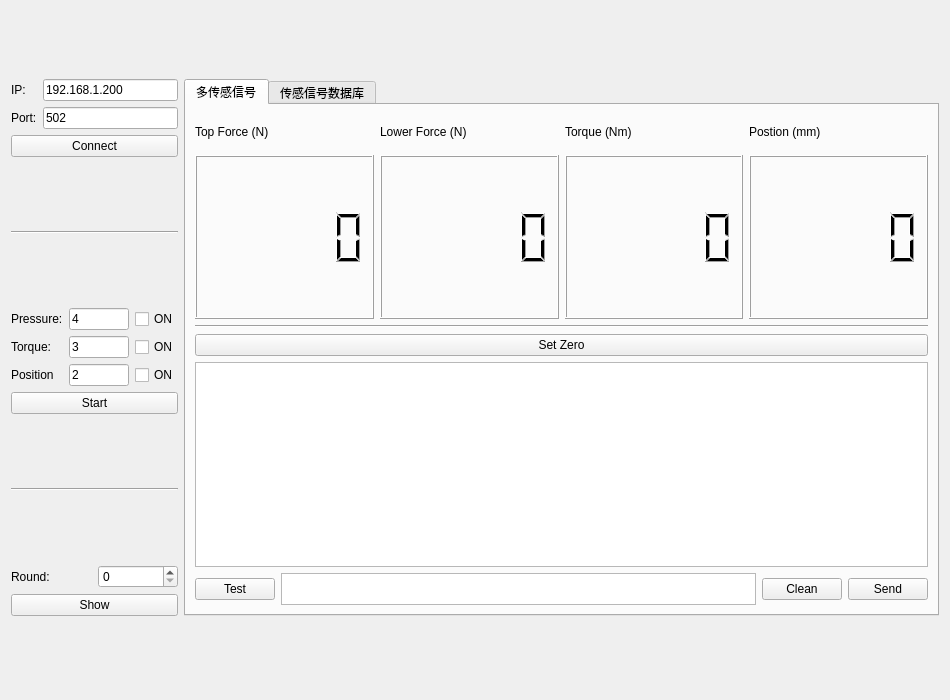
<?xml version="1.0" encoding="UTF-8"?>
<ui version="4.0">
 <class>MdbTCP</class>
 <widget class="QWidget" name="MdbTCP">
  <property name="geometry">
   <rect>
    <x>0</x>
    <y>0</y>
    <width>950</width>
    <height>700</height>
   </rect>
  </property>
  <property name="windowTitle">
   <string>多传感信号采集</string>
  </property>
  <layout class="QGridLayout" name="gridLayout_6">
   <item row="0" column="0">
    <layout class="QGridLayout" name="gridLayout_5">
     <item row="0" column="0">
      <widget class="QLabel" name="label">
       <property name="text">
        <string>IP:</string>
       </property>
      </widget>
     </item>
     <item row="0" column="1">
      <widget class="QLineEdit" name="le_mdbIP">
       <property name="text">
        <string>192.168.1.200</string>
       </property>
      </widget>
     </item>
     <item row="1" column="0">
      <widget class="QLabel" name="label_2">
       <property name="text">
        <string>Port:</string>
       </property>
      </widget>
     </item>
     <item row="1" column="1">
      <widget class="QLineEdit" name="le_mdbPort">
       <property name="text">
        <string>502</string>
       </property>
      </widget>
     </item>
     <item row="2" column="0" colspan="2">
      <widget class="QPushButton" name="btn_connect">
       <property name="text">
        <string>Connect</string>
       </property>
      </widget>
     </item>
    </layout>
   </item>
   <item row="0" column="1" rowspan="5">
    <widget class="QTabWidget" name="tabWidget">
     <property name="currentIndex">
      <number>0</number>
     </property>
     <widget class="QWidget" name="tab">
      <attribute name="title">
       <string>多传感信号</string>
      </attribute>
      <layout class="QGridLayout" name="gridLayout_3">
       <item row="0" column="0">
        <layout class="QVBoxLayout" name="verticalLayout_3">
         <item>
          <widget class="QLabel" name="label_8">
           <property name="sizePolicy">
            <sizepolicy hsizetype="Preferred" vsizetype="Ignored">
             <horstretch>0</horstretch>
             <verstretch>0</verstretch>
            </sizepolicy>
           </property>
           <property name="maximumSize">
            <size>
             <width>16777215</width>
             <height>35</height>
            </size>
           </property>
           <property name="text">
            <string>Top Force (N)</string>
           </property>
          </widget>
         </item>
         <item>
          <widget class="QLCDNumber" name="lcd_top">
           <property name="sizePolicy">
            <sizepolicy hsizetype="Expanding" vsizetype="Preferred">
             <horstretch>0</horstretch>
             <verstretch>0</verstretch>
            </sizepolicy>
           </property>
           <property name="smallDecimalPoint">
            <bool>true</bool>
           </property>
          </widget>
         </item>
        </layout>
       </item>
       <item row="4" column="0" colspan="4">
        <layout class="QHBoxLayout" name="horizontalLayout_2">
         <item>
          <widget class="QPushButton" name="btn_test">
           <property name="text">
            <string>Test</string>
           </property>
          </widget>
         </item>
         <item>
          <widget class="QTextEdit" name="le_cmd">
           <property name="sizePolicy">
            <sizepolicy hsizetype="Expanding" vsizetype="Fixed">
             <horstretch>0</horstretch>
             <verstretch>0</verstretch>
            </sizepolicy>
           </property>
           <property name="maximumSize">
            <size>
             <width>16777215</width>
             <height>32</height>
            </size>
           </property>
          </widget>
         </item>
         <item>
          <widget class="QPushButton" name="btn_cleancmd">
           <property name="text">
            <string>Clean</string>
           </property>
          </widget>
         </item>
         <item>
          <widget class="QPushButton" name="btn_cmdSend">
           <property name="text">
            <string>Send</string>
           </property>
          </widget>
         </item>
        </layout>
       </item>
       <item row="0" column="2">
        <layout class="QVBoxLayout" name="verticalLayout_5">
         <item>
          <widget class="QLabel" name="label_10">
           <property name="sizePolicy">
            <sizepolicy hsizetype="Preferred" vsizetype="Ignored">
             <horstretch>0</horstretch>
             <verstretch>0</verstretch>
            </sizepolicy>
           </property>
           <property name="maximumSize">
            <size>
             <width>16777215</width>
             <height>35</height>
            </size>
           </property>
           <property name="text">
            <string>Torque (Nm)</string>
           </property>
          </widget>
         </item>
         <item>
          <widget class="QLCDNumber" name="lcd_torque">
           <property name="sizePolicy">
            <sizepolicy hsizetype="Expanding" vsizetype="Preferred">
             <horstretch>0</horstretch>
             <verstretch>0</verstretch>
            </sizepolicy>
           </property>
           <property name="smallDecimalPoint">
            <bool>true</bool>
           </property>
          </widget>
         </item>
        </layout>
       </item>
       <item row="1" column="0" colspan="4">
        <widget class="Line" name="line_3">
         <property name="orientation">
          <enum>Qt::Horizontal</enum>
         </property>
        </widget>
       </item>
       <item row="0" column="1">
        <layout class="QVBoxLayout" name="verticalLayout_4">
         <item>
          <widget class="QLabel" name="label_9">
           <property name="sizePolicy">
            <sizepolicy hsizetype="Preferred" vsizetype="Ignored">
             <horstretch>0</horstretch>
             <verstretch>0</verstretch>
            </sizepolicy>
           </property>
           <property name="maximumSize">
            <size>
             <width>16777215</width>
             <height>35</height>
            </size>
           </property>
           <property name="text">
            <string>Lower Force (N)</string>
           </property>
          </widget>
         </item>
         <item>
          <widget class="QLCDNumber" name="lcd_down">
           <property name="sizePolicy">
            <sizepolicy hsizetype="Expanding" vsizetype="Preferred">
             <horstretch>0</horstretch>
             <verstretch>0</verstretch>
            </sizepolicy>
           </property>
           <property name="smallDecimalPoint">
            <bool>true</bool>
           </property>
          </widget>
         </item>
        </layout>
       </item>
       <item row="2" column="0" colspan="4">
        <widget class="QPushButton" name="btn_setzero">
         <property name="text">
          <string>Set Zero</string>
         </property>
        </widget>
       </item>
       <item row="3" column="0" colspan="4">
        <widget class="QTextEdit" name="tb_cmdWindow">
         <property name="sizePolicy">
          <sizepolicy hsizetype="Expanding" vsizetype="Preferred">
           <horstretch>0</horstretch>
           <verstretch>0</verstretch>
          </sizepolicy>
         </property>
        </widget>
       </item>
       <item row="0" column="3">
        <layout class="QVBoxLayout" name="verticalLayout_7">
         <item>
          <widget class="QLabel" name="label_17">
           <property name="sizePolicy">
            <sizepolicy hsizetype="Preferred" vsizetype="Ignored">
             <horstretch>0</horstretch>
             <verstretch>0</verstretch>
            </sizepolicy>
           </property>
           <property name="maximumSize">
            <size>
             <width>16777215</width>
             <height>35</height>
            </size>
           </property>
           <property name="text">
            <string>Postion (mm)</string>
           </property>
          </widget>
         </item>
         <item>
          <widget class="QLCDNumber" name="lcd_position">
           <property name="sizePolicy">
            <sizepolicy hsizetype="Expanding" vsizetype="Preferred">
             <horstretch>0</horstretch>
             <verstretch>0</verstretch>
            </sizepolicy>
           </property>
           <property name="smallDecimalPoint">
            <bool>true</bool>
           </property>
          </widget>
         </item>
        </layout>
       </item>
      </layout>
     </widget>
     <widget class="QWidget" name="tab_2">
      <attribute name="title">
       <string>传感信号数据库</string>
      </attribute>
      <layout class="QGridLayout" name="gridLayout_4">
       <item row="0" column="0">
        <layout class="QHBoxLayout" name="horizontalLayout_4">
         <item>
          <widget class="QLabel" name="label_14">
           <property name="text">
            <string>Rage:</string>
           </property>
          </widget>
         </item>
         <item>
          <widget class="QLineEdit" name="le_rage_start">
           <property name="sizePolicy">
            <sizepolicy hsizetype="Preferred" vsizetype="Fixed">
             <horstretch>0</horstretch>
             <verstretch>0</verstretch>
            </sizepolicy>
           </property>
           <property name="text">
            <string>0</string>
           </property>
          </widget>
         </item>
         <item>
          <widget class="QLabel" name="label_15">
           <property name="text">
            <string>-</string>
           </property>
          </widget>
         </item>
         <item>
          <widget class="QLineEdit" name="le_rage_end">
           <property name="sizePolicy">
            <sizepolicy hsizetype="Preferred" vsizetype="Fixed">
             <horstretch>0</horstretch>
             <verstretch>0</verstretch>
            </sizepolicy>
           </property>
           <property name="text">
            <string>100</string>
           </property>
          </widget>
         </item>
         <item>
          <widget class="QPushButton" name="btn_showDB">
           <property name="text">
            <string>showDB</string>
           </property>
          </widget>
         </item>
         <item>
          <widget class="QPushButton" name="btn_exportData">
           <property name="text">
            <string>export</string>
           </property>
          </widget>
         </item>
         <item>
          <widget class="QLabel" name="label_16">
           <property name="text">
            <string>Round:</string>
           </property>
          </widget>
         </item>
         <item>
          <widget class="QSpinBox" name="spinBox_round">
           <property name="minimum">
            <number>1</number>
           </property>
           <property name="maximum">
            <number>999</number>
           </property>
          </widget>
         </item>
         <item>
          <widget class="QPushButton" name="btn_deleteData">
           <property name="text">
            <string>dltData</string>
           </property>
          </widget>
         </item>
         <item>
          <widget class="QPushButton" name="btn_nuke">
           <property name="text">
            <string>Nuke</string>
           </property>
          </widget>
         </item>
        </layout>
       </item>
       <item row="1" column="0">
        <layout class="QHBoxLayout" name="horizontalLayout" stretch="2,1,1">
         <item>
          <layout class="QVBoxLayout" name="verticalLayout_8">
           <item>
            <widget class="QTableWidget" name="tb_Force"/>
           </item>
           <item>
            <widget class="QLabel" name="label_ForceNum">
             <property name="text">
              <string>Total Num</string>
             </property>
            </widget>
           </item>
          </layout>
         </item>
         <item>
          <layout class="QVBoxLayout" name="verticalLayout_9">
           <item>
            <widget class="QTableWidget" name="tb_Torque"/>
           </item>
           <item>
            <widget class="QLabel" name="label_TorqueNum">
             <property name="text">
              <string>Total Num</string>
             </property>
            </widget>
           </item>
          </layout>
         </item>
         <item>
          <layout class="QVBoxLayout" name="verticalLayout_10">
           <item>
            <widget class="QTableWidget" name="tb_Position"/>
           </item>
           <item>
            <widget class="QLabel" name="label_PositonNum">
             <property name="text">
              <string>Total Num</string>
             </property>
            </widget>
           </item>
          </layout>
         </item>
        </layout>
       </item>
      </layout>
     </widget>
    </widget>
   </item>
   <item row="1" column="0">
    <widget class="Line" name="line_2">
     <property name="orientation">
      <enum>Qt::Horizontal</enum>
     </property>
    </widget>
   </item>
   <item row="2" column="0">
    <layout class="QGridLayout" name="gridLayout">
     <item row="0" column="2">
      <widget class="QCheckBox" name="cb_traON">
       <property name="text">
        <string>ON</string>
       </property>
      </widget>
     </item>
     <item row="2" column="0">
      <widget class="QLabel" name="label_13">
       <property name="text">
        <string>Position</string>
       </property>
      </widget>
     </item>
     <item row="2" column="2">
      <widget class="QCheckBox" name="cb_posON">
       <property name="text">
        <string>ON</string>
       </property>
      </widget>
     </item>
     <item row="2" column="1">
      <widget class="QLineEdit" name="le_postionCh">
       <property name="text">
        <string>2</string>
       </property>
      </widget>
     </item>
     <item row="1" column="0">
      <widget class="QLabel" name="label_12">
       <property name="text">
        <string>Torque:</string>
       </property>
      </widget>
     </item>
     <item row="1" column="2">
      <widget class="QCheckBox" name="cb_torON">
       <property name="text">
        <string>ON</string>
       </property>
      </widget>
     </item>
     <item row="3" column="0" colspan="3">
      <widget class="QPushButton" name="btn_readStart">
       <property name="text">
        <string>Start</string>
       </property>
      </widget>
     </item>
     <item row="0" column="0">
      <widget class="QLabel" name="label_11">
       <property name="text">
        <string>Pressure:</string>
       </property>
      </widget>
     </item>
     <item row="1" column="1">
      <widget class="QLineEdit" name="le_torqueCh">
       <property name="text">
        <string>3</string>
       </property>
      </widget>
     </item>
     <item row="0" column="1">
      <widget class="QLineEdit" name="le_forceCh">
       <property name="text">
        <string>4</string>
       </property>
      </widget>
     </item>
    </layout>
   </item>
   <item row="3" column="0">
    <widget class="Line" name="line">
     <property name="orientation">
      <enum>Qt::Horizontal</enum>
     </property>
    </widget>
   </item>
   <item row="4" column="0">
    <layout class="QGridLayout" name="gridLayout_2">
     <item row="0" column="0">
      <widget class="QLabel" name="label_3">
       <property name="text">
        <string>Round:</string>
       </property>
      </widget>
     </item>
     <item row="0" column="1">
      <widget class="QSpinBox" name="sb_mdbShow"/>
     </item>
     <item row="1" column="0" colspan="2">
      <widget class="QPushButton" name="btn_mdbShow">
       <property name="text">
        <string>Show</string>
       </property>
      </widget>
     </item>
    </layout>
   </item>
  </layout>
 </widget>
 <resources/>
 <connections/>
</ui>
